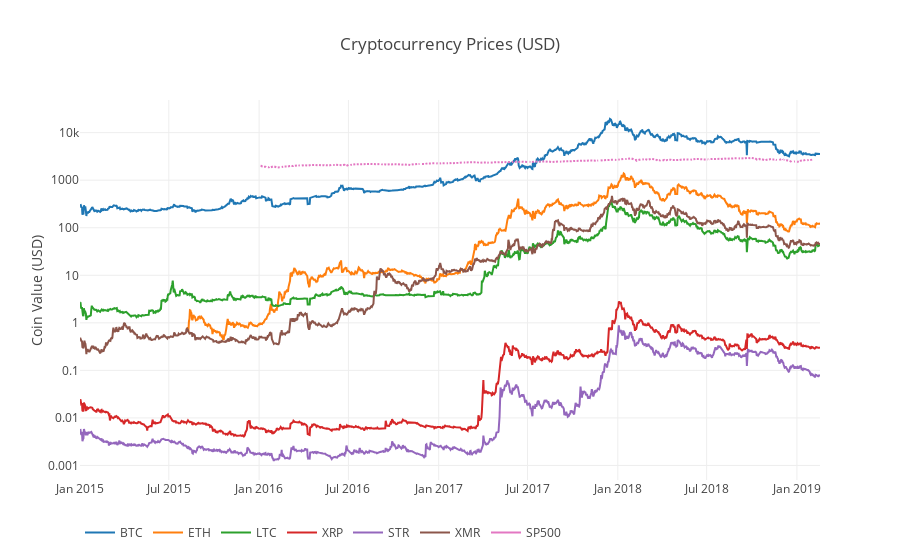

The cell this chart's notebook holds for it:
### Code cell
# Chart all of the assets
df_scatter(close_price_df, 'Cryptocurrency Prices (USD)', seperate_y_axis=False, y_axis_label='Coin Value (USD)', scale='log')
Image("Crypto_Log_Prices.png")

### Figure 1 — Plotly figure (JSON) as saved in the notebook; plotly's stock layout.template omitted (floating-point values rounded to 4 significant figures; data arrays with more than 128 entries replaced by an {"elided": "..."} marker saying what was removed)
{"data": [{"name": "BTC", "type": "scatter", "uid": "90b01896-14b1-4b24-99ce-84b9afd0f80d", "visible": true, "x": {"elided": "1510 str values"}, "y": {"elided": "1510 float values"}}, {"name": "ETH", "type": "scatter", "uid": "09b1b17c-ad0b-4e00-89ae-a3a72594109a", "visible": true, "x": {"elided": "1510 str values"}, "y": {"elided": "1510 float values"}}, {"name": "LTC", "type": "scatter", "uid": "4b9c318f-f311-433b-868e-8f52f61e77de", "visible": true, "x": {"elided": "1510 str values"}, "y": {"elided": "1510 float values"}}, {"name": "XRP", "type": "scatter", "uid": "9dbdba8f-c2de-4d07-a3c4-825688306f28", "visible": true, "x": {"elided": "1510 str values"}, "y": {"elided": "1510 float values"}}, {"name": "STR", "type": "scatter", "uid": "0ee5138a-c105-439a-a4c1-8eae3e739981", "visible": true, "x": {"elided": "1510 str values"}, "y": {"elided": "1510 float values"}}, {"name": "XMR", "type": "scatter", "uid": "36f79459-d368-4075-ac8a-95d25843ad8c", "visible": true, "x": {"elided": "1510 str values"}, "y": {"elided": "1510 float values"}}, {"name": "SP500", "type": "scatter", "uid": "b8273871-67ee-405b-87d8-e3771ab33f80", "visible": true, "x": {"elided": "1510 str values"}, "y": {"elided": "1510 float values"}}], "layout": {"legend": {"orientation": "h"}, "title": {"text": "Cryptocurrency Prices (USD)"}, "xaxis": {"type": "date"}, "yaxis": {"showticklabels": true, "title": {"text": "Coin Value (USD)"}, "type": "log"}}}
